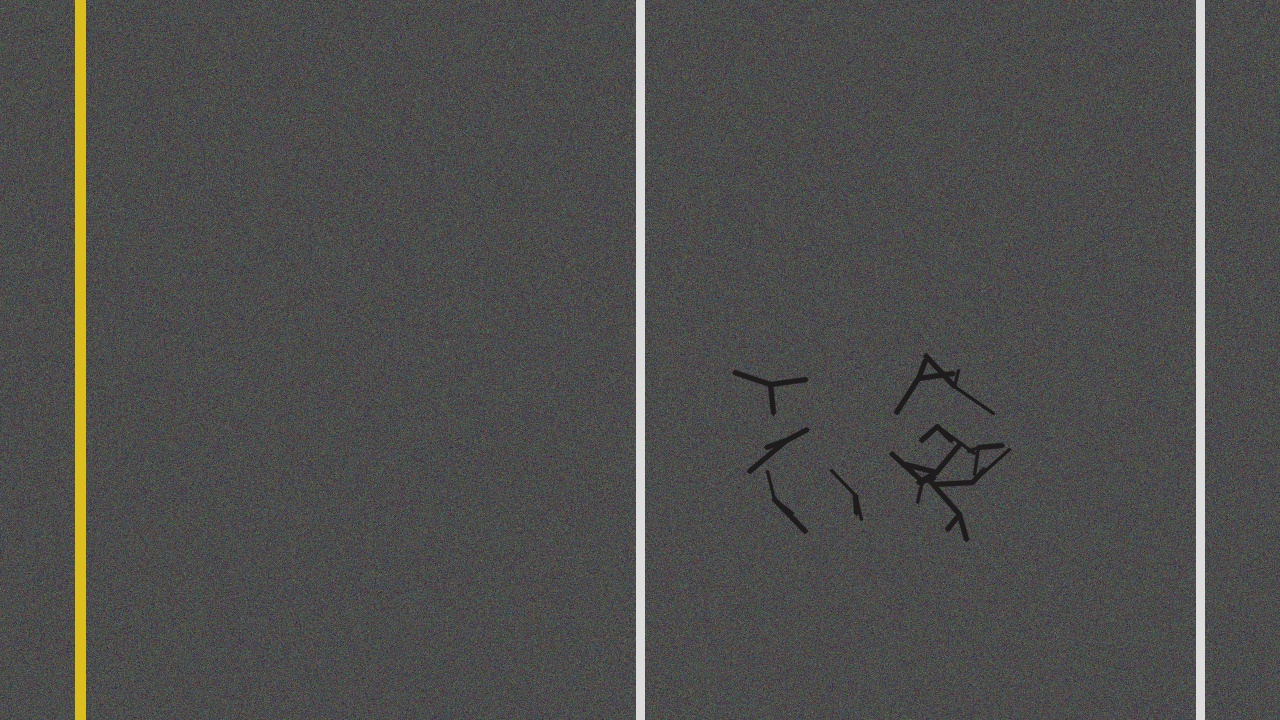
#> input picture backend/data/samples/sample_alligator_crack.jpg, 1280 x 720 px
$ python -i detector.py   (imports and definitions only)
#> lines starting #> are read from the running program, lines starting #| are printed output that depends on the picture; after the words box and inside, x2 and y2 are one past the last pixel; in counts of white or black regions, pixels touching at a corner belong together
#> further down, picture is the input picture: shape (720, 1280, 3); mean B, G, R 76.9, 78.3, 78.5
### ai/severity/severity_engine.py
"""
Mathematical Severity and Maintenance Priority Engine for Road Damage Detection.
Calculates transparent severity scores, maintenance priorities, and road condition ratings
based on measurable visual characteristics, spatial dimensions, and model confidence.
"""

from typing import Dict, Any, List, Optional
from dataclasses import dataclass, asdict

# 10 Core Damage Classes as defined in requirements
DAMAGE_CLASSES = [
    "Pothole",
    "Longitudinal crack",
    "Transverse crack",
    "Alligator crack",
    "Edge crack",
    "Surface deformation",
    "Rutting",
    "Patch damage",
    "Manhole/road-surface defect",
    "Other road damage"
]

# Base structural hazard weights (0.0 to 1.0)
CLASS_RISK_WEIGHTS: Dict[str, float] = {
    "Pothole": 0.95,
    "Alligator crack": 0.90,
    "Rutting": 0.85,
    "Manhole/road-surface defect": 0.80,
    "Surface deformation": 0.75,
    "Edge crack": 0.70,
    "Transverse crack": 0.65,
    "Longitudinal crack": 0.60,
    "Other road damage": 0.55,
    "Patch damage": 0.50
}

@dataclass
class SeverityConfig:
    weight_area: float = 0.30
    weight_dimension: float = 0.20
    weight_risk: float = 0.20
    weight_confidence: float = 0.15
    weight_persistence: float = 0.15

    # Severity Score Thresholds
    threshold_low: float = 30.0
    threshold_moderate: float = 60.0
    threshold_high: float = 80.0

    # Priority Score Thresholds
    priority_low_threshold: float = 35.0
    priority_medium_threshold: float = 65.0
    priority_high_threshold: float = 85.0

class SeverityEngine:
    def __init__(self, config: Optional[SeverityConfig] = None):
        self.config = config or SeverityConfig()

    def calculate_severity(self,
                           damage_type: str,
                           confidence: float,
                           bbox: List[float],
                           image_width: int,
                           image_height: int,
                           mask_area_pixels: Optional[float] = None,
                           persistence_frames: int = 1,
                           max_persistence: int = 10,
                           lane_position: Optional[str] = None) -> Dict[str, Any]:
        """
        Calculates transparent severity score (0 to 100) and component breakdown.

        Args:
            damage_type: Name of defect class
            confidence: Model prediction confidence (0.0 - 1.0)
            bbox: [x1, y1, x2, y2]
            image_width: width of image/frame
            image_height: height of image/frame
            mask_area_pixels: segmented area in pixels (if available)
            persistence_frames: number of consecutive frames defect is tracked
            max_persistence: normalization cap for video persistence
            lane_position: optional 'wheel_path', 'lane_center', 'shoulder'
        """
        img_area = max(1.0, float(image_width * image_height))
        w = max(1.0, bbox[2] - bbox[0])
        h = max(1.0, bbox[3] - bbox[1])
        bbox_area = w * h

        # 1. Area Score: Normalized relative area
        # For road imagery, an individual defect occupying > 8% of total frame is massive
        effective_area = mask_area_pixels if (mask_area_pixels is not None and mask_area_pixels > 0) else bbox_area
        area_ratio = min(1.0, (effective_area / img_area) / 0.08)
        area_score = area_ratio

        # 2. Dimension Score: Elongation or structural span
        # Long cracks spanning across lanes represent higher structural hazard
        aspect_ratio = max(w / h, h / w)
        dimension_score = min(1.0, aspect_ratio / 6.0)

        # 3. Damage Type Base Risk
        risk_weight = CLASS_RISK_WEIGHTS.get(damage_type, 0.55)

        # 4. Confidence
        norm_conf = max(0.0, min(1.0, confidence))

        # 5. Temporal Persistence in video (avoids transient false alarms)
        persistence_score = min(1.0, persistence_frames / max(1.0, float(max_persistence)))

        # Composite Severity Score
        raw_score = (
            self.config.weight_area * area_score +
            self.config.weight_dimension * dimension_score +
            self.config.weight_risk * risk_weight +
            self.config.weight_confidence * norm_conf +
            self.config.weight_persistence * persistence_score
        )

        severity_score = round(min(100.0, max(0.0, raw_score * 100.0)), 1)

        # Severity Classification Level
        if severity_score <= self.config.threshold_low:
            severity_level = "Low"
        elif severity_score <= self.config.threshold_moderate:
            severity_level = "Moderate"
        elif severity_score <= self.config.threshold_high:
            severity_level = "High"
        else:
            severity_level = "Critical"

        # Detailed Factor Breakdown for Explainability
        factors = {
            "area_score": round(area_score * 100, 1),
            "area_pixels": round(effective_area, 1),
            "area_ratio_pct": round((effective_area / img_area) * 100, 2),
            "dimension_score": round(dimension_score * 100, 1),
            "aspect_ratio": round(aspect_ratio, 2),
            "type_risk_score": round(risk_weight * 100, 1),
            "confidence_score": round(norm_conf * 100, 1),
            "persistence_score": round(persistence_score * 100, 1),
            "tracked_frames": persistence_frames,
            "lane_position": lane_position or "road_surface"
        }

        return {
            "severity_score": severity_score,
            "severity_level": severity_level,
            "factors": factors
        }

    # [100 lines left out: functions calculate_priority, compute_road_health_index, not called in this run]

### ai/inference/detector.py
"""
AI Detector & Segmentation Engine for Road Damage.
Integrates Ultralytics YOLO (YOLO11 / YOLO8 segmentation) with automatic fallback
to computer-vision based road damage segmentation for offline/hackathon demo reliability.
"""

import os
import cv2
import numpy as np
from typing import List, Dict, Any, Optional
from ai.severity.severity_engine import DAMAGE_CLASSES, SeverityEngine

class RoadDamageDetector:
    def __init__(self,
                 model_path: Optional[str] = None,
                 conf_threshold: float = 0.25,
                 iou_threshold: float = 0.45,
                 device: str = "cpu"):
        self.conf_threshold = conf_threshold
        self.iou_threshold = iou_threshold
        self.device = device
        self.model = None
        self.use_yolo = False
        self.severity_engine = SeverityEngine()

        # Check for model weights
        if model_path and os.path.exists(model_path):
            try:
                from ultralytics import YOLO
                self.model = YOLO(model_path)
                self.use_yolo = True
                print(f"[RoadDamageDetector] Loaded YOLO model from {model_path}")
            except Exception as e:
                print(f"[RoadDamageDetector] Failed to load YOLO from {model_path}: {e}. Using CV Engine.")
        else:
            # Check if default weights exist or can be loaded
            try:
                from ultralytics import YOLO
                default_weights = "yolo11n-seg.pt" if os.path.exists("yolo11n-seg.pt") else "yolov8n-seg.pt"
                if os.path.exists(default_weights):
                    self.model = YOLO(default_weights)
                    self.use_yolo = True
                    print(f"[RoadDamageDetector] Loaded default model {default_weights}")
            except Exception as e:
                print(f"[RoadDamageDetector] Fallback engine active: {e}")

    def detect(self,
               image: np.ndarray,
               run_severity: bool = True,
               persistence_dict: Optional[Dict[str, int]] = None) -> List[Dict[str, Any]]:
        """
        Runs detection and segmentation on an image.
        Returns a list of detected damages with:
            - damage_type
            - confidence
            - bbox [x1, y1, x2, y2]
            - mask (polygon points [[x,y], ...])
            - area_pixels
            - severity_score, severity_level, factors (if run_severity=True)
        """
#> called with run_severity = True
        if image is None or image.size == 0:
            return []

        h, w = image.shape[:2]
#> h = 720; w = 1280
        detections = []

        if self.use_yolo and self.model is not None:
            detections = self._detect_yolo(image)

        # If YOLO returned nothing or is in fallback mode, run road-damage CV segmentation
        if len(detections) == 0:
            detections = self._detect_cv_fallback(image)

        # Augment with severity engine
        if run_severity:
            for det in detections:
                dt = det["damage_type"]
                conf = det["confidence"]
                bbox = det["bbox"]
                mask_area = det.get("area_pixels", 0.0)
                persist = (persistence_dict or {}).get(dt, 1)

                sev_result = self.severity_engine.calculate_severity(
                    damage_type=dt,
                    confidence=conf,
                    bbox=bbox,
                    image_width=w,
                    image_height=h,
                    mask_area_pixels=mask_area,
                    persistence_frames=persist
                )
                det["severity_score"] = sev_result["severity_score"]
                det["severity_level"] = sev_result["severity_level"]
                det["severity_factors"] = sev_result["factors"]

        return detections

    # [48 lines left out: function _detect_yolo, not called in this run]

    def _detect_cv_fallback(self, image: np.ndarray) -> List[Dict[str, Any]]:
        """
        Deterministic Computer-Vision Road Defect Segmenter.
        Uses adaptive thresholding, morphological black-top-hat filters (to catch depressions/cracks),
        and contour geometry to segment real road defects in road imagery.
        """
        h, w = image.shape[:2]
#> h = 720; w = 1280
        gray = cv2.cvtColor(image, cv2.COLOR_BGR2GRAY) if len(image.shape) == 3 else image

        # Morphological black top-hat operator: isolates dark structures (cracks, potholes) on asphalt
        kernel = cv2.getStructuringElement(cv2.MORPH_RECT, (15, 15))
        black_hat = cv2.morphologyEx(gray, cv2.MORPH_BLACKHAT, kernel)
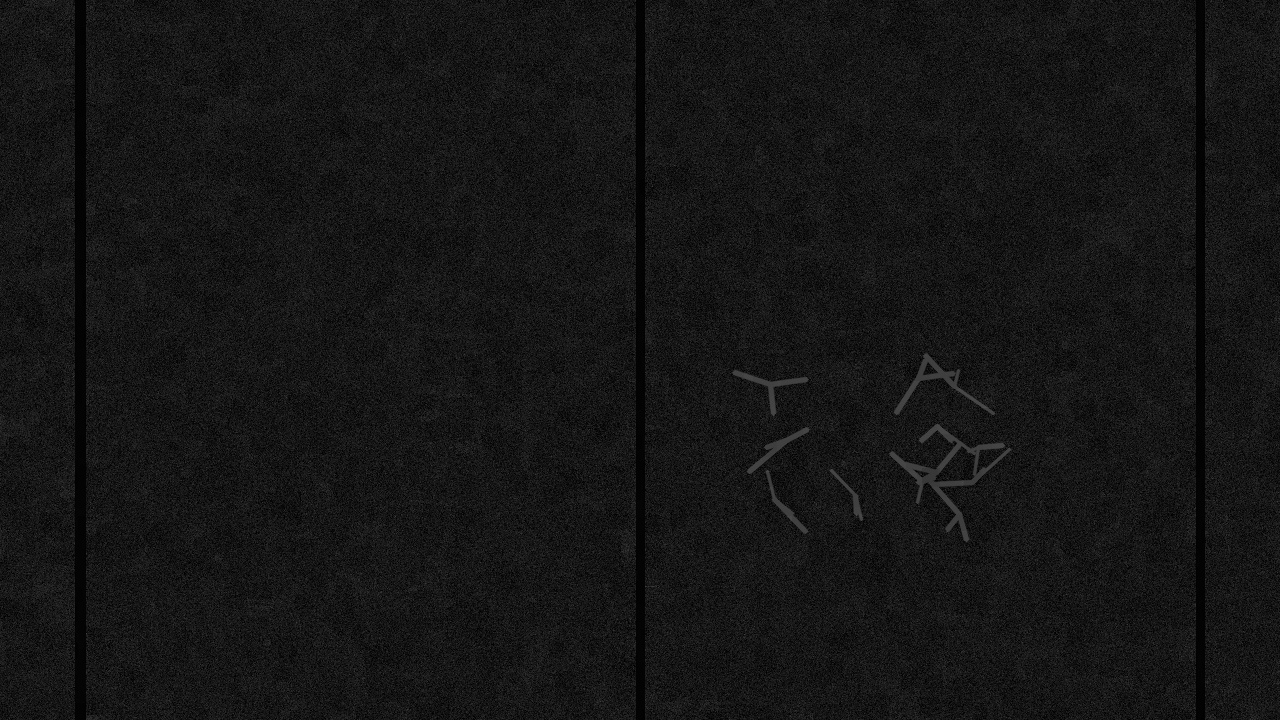
#> black_hat: shape (720, 1280); min 0, max 77, mean 21.4

        # Bilateral filter to preserve crack edges while eliminating asphalt grain noise
        blurred = cv2.bilateralFilter(black_hat, 9, 75, 75)

        # Adaptive thresholding
        thresh = cv2.adaptiveThreshold(
            blurred, 255, cv2.ADAPTIVE_THRESH_GAUSSIAN_C, cv2.THRESH_BINARY, 21, -4
        )
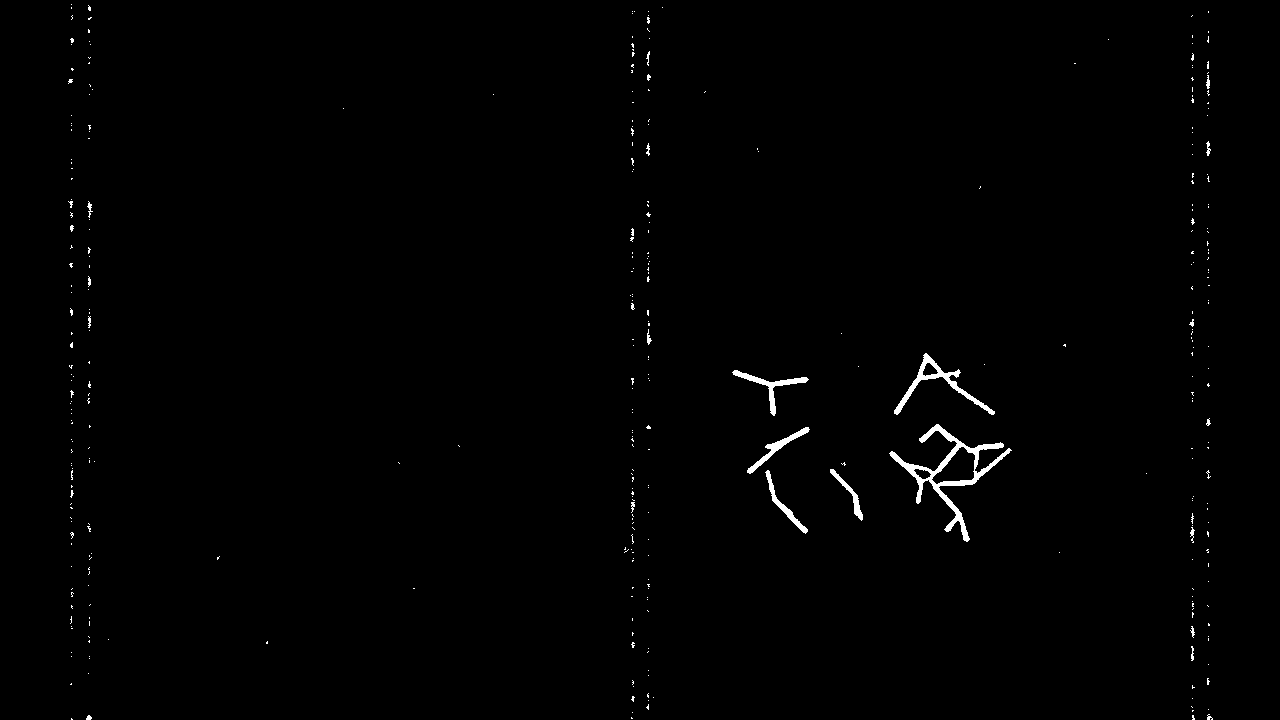
#> thresh: shape (720, 1280); 0.7% white; 372 white regions (350 under 20 px), largest, box (x1, y1, x2, y2) and area: (889, 424, 1012, 542) 2066, (894, 353, 995, 415) 901, (732, 370, 809, 416) 558

        # Clean noise
        clean_kernel = cv2.getStructuringElement(cv2.MORPH_ELLIPSE, (5, 5))
        opened = cv2.morphologyEx(thresh, cv2.MORPH_OPEN, clean_kernel)
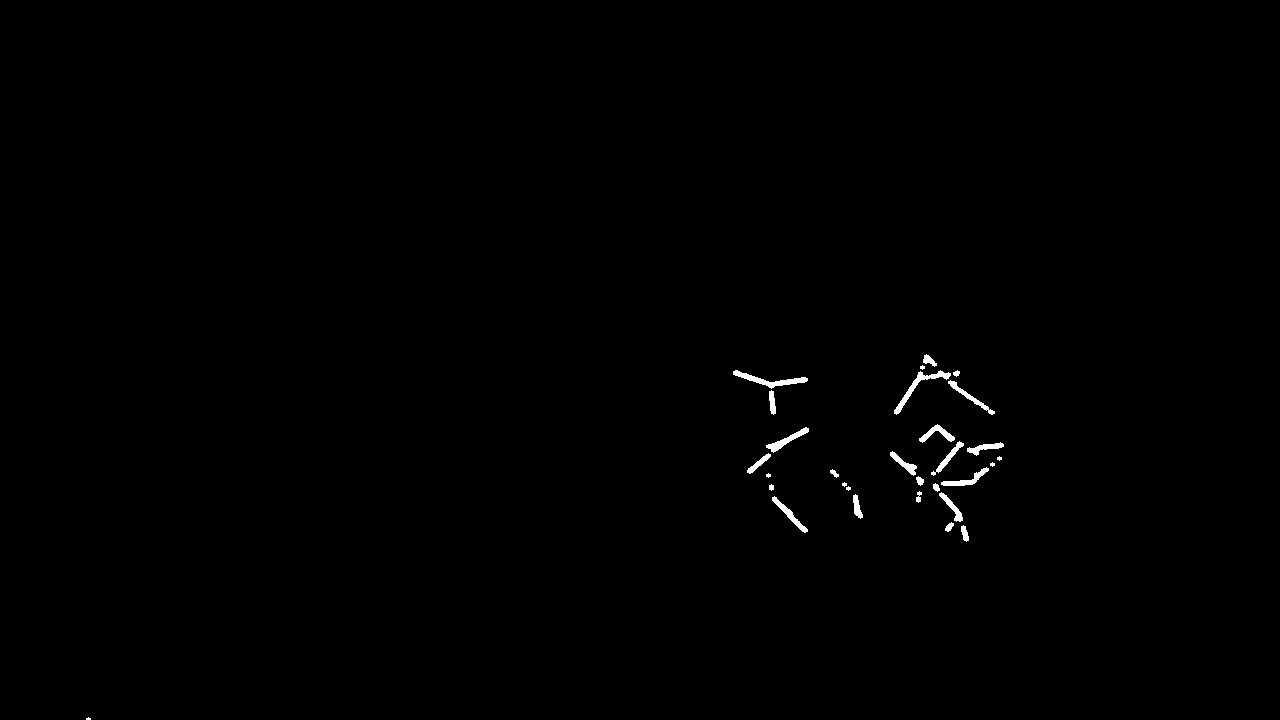
#> opened: shape (720, 1280); 0.43% white; 30 white regions (7 under 20 px), largest, box (x1, y1, x2, y2) and area: (733, 370, 808, 389) 412, (894, 370, 951, 415) 408, (766, 427, 809, 453) 287
        dilated = cv2.dilate(opened, clean_kernel, iterations=2)
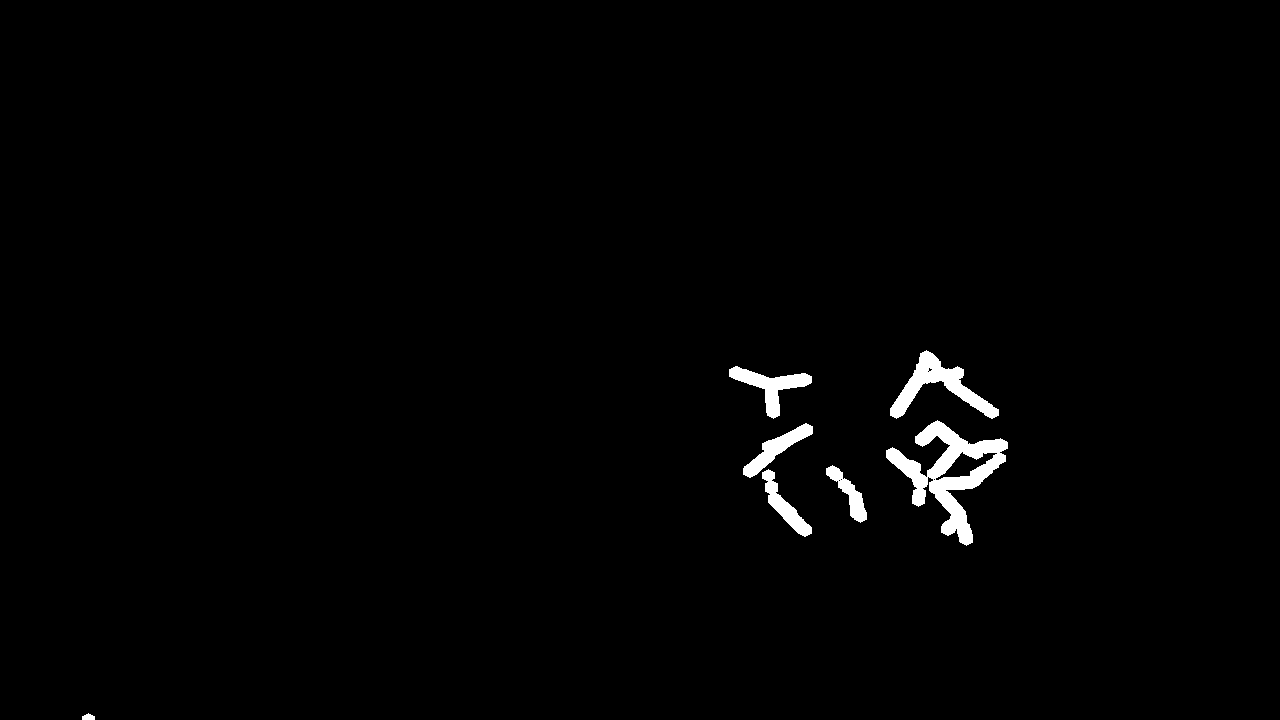
#> dilated: shape (720, 1280); 1.3% white; 7 white regions

        # Find contours
        contours, _ = cv2.findContours(dilated, cv2.RETR_EXTERNAL, cv2.CHAIN_APPROX_SIMPLE)
#> contours = 7 contours; box (x1, y1, x2, y2) and area: (886, 420, 1008, 546) 5290, (890, 350, 999, 419) 2166, (729, 366, 812, 419) 1324, (743, 423, 813, 478) 1058, (762, 469, 812, 537) 928, (826, 465, 867, 523) 726, (82, 713, 95, 720) 51

        detections = []
        min_area = (w * h) * 0.0008  # at least 0.08% of frame
#> min_area = 737.3
        max_area = (w * h) * 0.40    # at most 40% of frame
#> max_area = 368640

        for cnt in contours:
            area = cv2.contourArea(cnt)
            if area < min_area or area > max_area:
                continue

            x, y, bw, bh = cv2.boundingRect(cnt)
            # Focus on road surface (lower 85% of frame)
            if y + bh < h * 0.15:
                continue

            aspect_ratio = max(bw / max(1, bh), bh / max(1, bw))
            hull = cv2.convexHull(cnt)
            hull_area = max(1.0, cv2.contourArea(hull))
            solidity = area / hull_area

            # Classify defect based on geometric and morphological signatures
            if aspect_ratio > 3.2:
                if bh > bw:
                    damage_type = "Longitudinal crack"
                else:
                    damage_type = "Transverse crack"
                conf = min(0.96, 0.72 + min(0.24, (aspect_ratio / 10.0)))
            elif solidity > 0.75 and aspect_ratio < 2.0:
                damage_type = "Pothole"
                conf = min(0.97, 0.78 + min(0.18, (area / (w * h * 0.05))))
            elif solidity < 0.45:
                damage_type = "Alligator crack"
                conf = min(0.93, 0.70 + min(0.20, (area / (w * h * 0.08))))
            elif x < w * 0.15 or (x + bw) > w * 0.85:
                damage_type = "Edge crack"
                conf = 0.82
            elif aspect_ratio > 2.0 and bh > bw:
                damage_type = "Rutting"
                conf = 0.79
            else:
                damage_type = "Surface deformation"
                conf = 0.75

            # Polygon approximation for segmentation mask
            epsilon = 0.015 * cv2.arcLength(cnt, True)
            approx = cv2.approxPolyDP(cnt, epsilon, True)
            poly_pts = [[float(pt[0][0]), float(pt[0][1])] for pt in approx]

            detections.append({
                "damage_type": damage_type,
                "confidence": round(float(conf), 3),
                "bbox": [float(x), float(y), float(x + bw), float(y + bh)],
                "mask": poly_pts,
                "area_pixels": round(float(area), 1)
            })

            if len(detections) >= 8: # Limit to top prominent defects per frame
                break
#> this loop made 7 passes
#> (area, x, y, bw, bh, aspect_ratio, hull_area, solidity) on passes 2, 4, 5, 6, 7: (928, 762, 469, 50, 68, 1.36, 1298, 0.715), (1058.5, 743, 423, 70, 55, 1.27, 1354, 0.782), (5289.5, 886, 420, 122, 126, 1.03, 9394, 0.563), (1324, 729, 366, 83, 53, 1.57, 2469, 0.536), (2165.5, 890, 350, 109, 69, 1.58, 4687, 0.462)
#> area on passes 1, 3: 51, 726.5
#> after the loop, detections = 5 items

        # If no contours passed threshold (e.g. clean smooth road), return empty
        # Sort by area descending
        detections.sort(key=lambda d: d["area_pixels"], reverse=True)
        return detections

>>> import cv2
>>> picture = cv2.imread('../../backend/data/samples/sample_alligator_crack.jpg')
>>> result = RoadDamageDetector().detect(picture)
#> the loop in detect, `for det in detections:` made 5 passes
#> (dt, conf, bbox, mask_area, w in calculate_severity, h in calculate_severity, bbox_area in calculate_severity, effective_area in calculate_severity) on passes 1 to 5: ('Surface deformation', 0.75, [886, 420, 1008, 546], 5289.5, 122, 126, 15372, 5289.5), ('Surface deformation', 0.75, [890, 350, 999, 419], 2165.5, 109, 69, 7521, 2165.5), ('Surface deformation', 0.75, [729, 366, 812, 419], 1324, 83, 53, 4399, 1324), ('Pothole', 0.803, [743, 423, 813, 478], 1058.5, 70, 55, 3850, 1058.5), ('Surface deformation', 0.75, [762, 469, 812, 537], 928, 50, 68, 3400, 928)
#> result = 5 items
